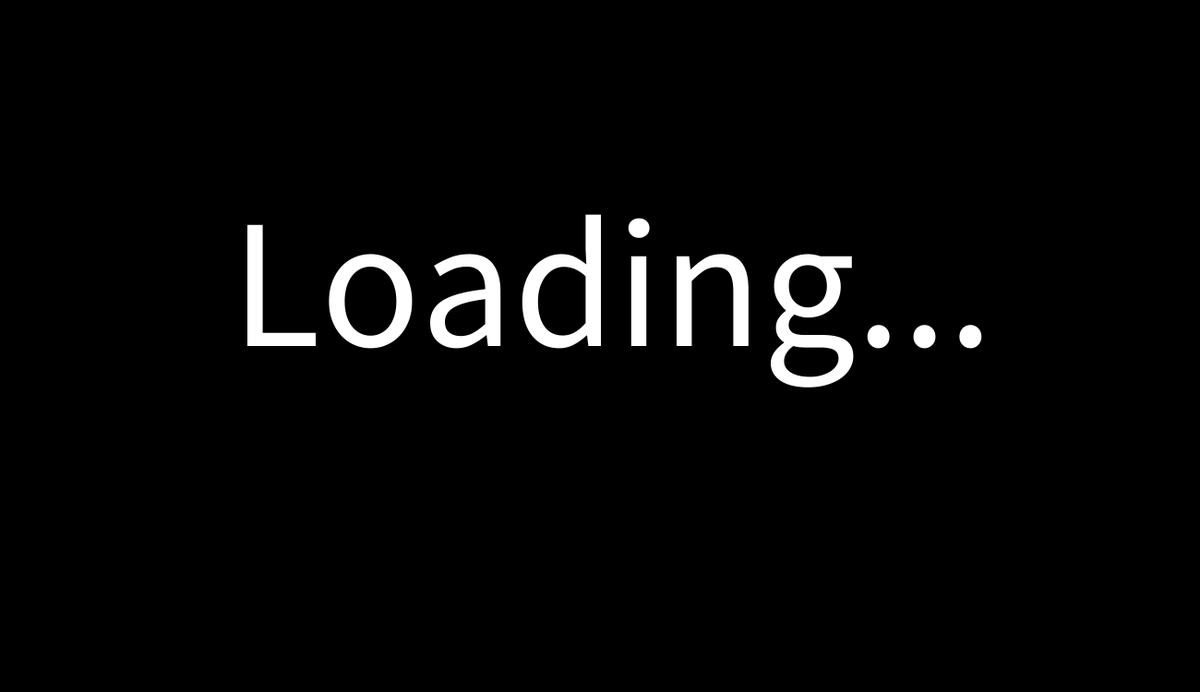
Frame 1 (no input)
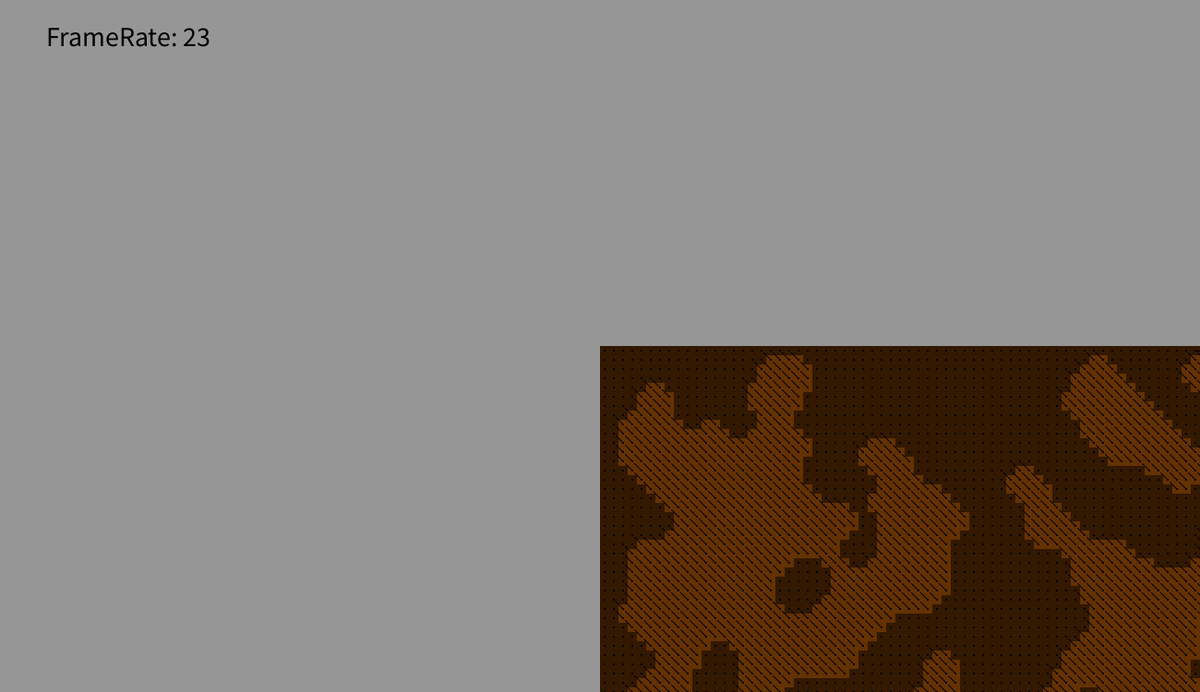
Frame 60 (the mouse pressed at the canvas centre just before this capture)
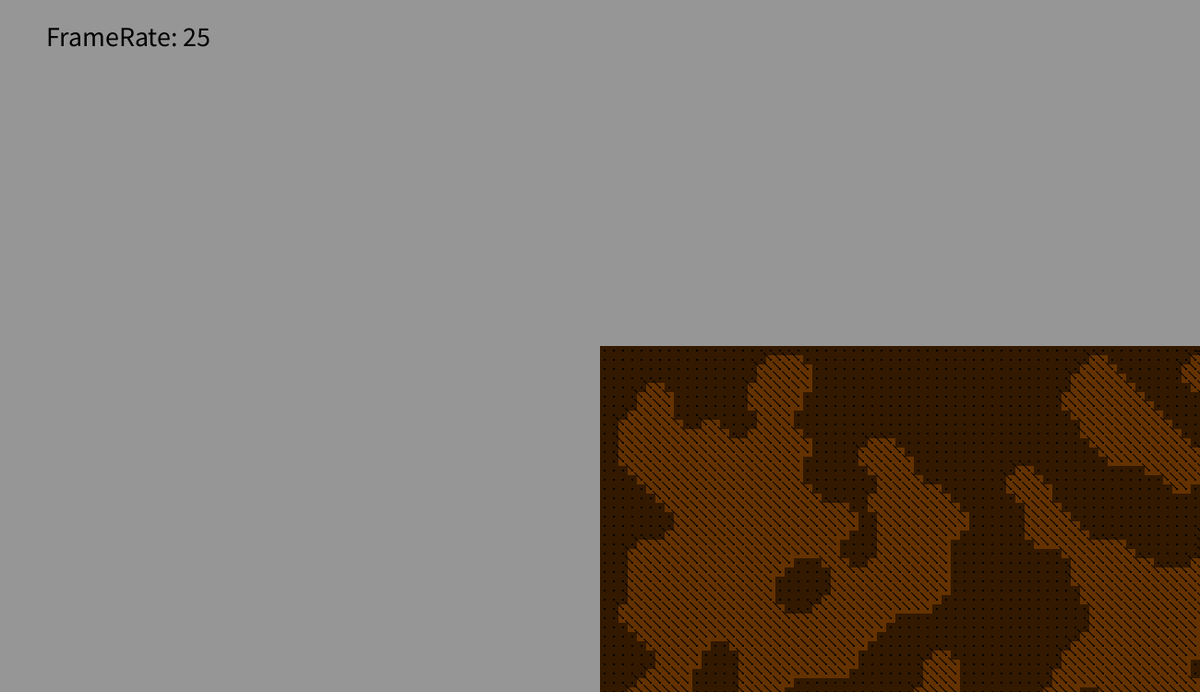
Frame 120 (the mouse held since frame 60 and released just before this capture)

The Processing sketch that drew these frames (run headless with seeded random() and noise(); from frame 60 on, the mouse is pressed at the canvas centre):

// Processing sketch: ConnectedFlowSim
// ── ConnectedFlowSim.pde
//Created by Boueny Folefack
//TODO: Arrival Function

float scale;
float xPan;
float yPan;
float truMouseX;
float truMouseY;
int gridScale, gridWidth, gridHeight;
Grid griddle;
boolean showRadii;
ArrayList<Agent> agents;
PVector[][] flowField;
void setup () {
  size(1300, 750);
  gridScale = 10;
  scale = 1;
  agents = new ArrayList<Agent>();
  background(0);
  textSize(200);
  text("Loading...", width/2 - 400, height/2);
  //noStroke();
}

void draw () {
  if(frameCount == 1){
    griddle = new Grid(0, 0, int(width/gridScale), int(height/gridScale));
    return;
  }
  truMouseX = (mouseX + xPan - width/2)/scale;
  truMouseY = (mouseY + yPan - height/2)/scale;
  
  pushMatrix();
  translate(-xPan, -yPan);
  translate(width/2, height/2);
  scale(scale);
  background(150);
  griddle.update();
  griddle.display();
  ArrayList<PVector> dodge = griddle.getDodgeVectors();
  ArrayList<PVector> allies = new ArrayList<PVector>();
  flowField = griddle.getField();
  
  for(Agent a : agents){
      allies.add(a.pos);
  }
  
  for(Agent a : agents){
      a.update(dodge, allies);
  }
  for(Agent a : agents){
      a.display();
  }
  
  if(keyPressed && key == 'q'){
    agents.add(new Agent(truMouseX, truMouseY, 15, .2));
  }
  popMatrix();
  textSize(30);
  text("FrameRate: " + int(frameRate), 50, 50);
}

void mouseDragged () {
  xPan += (pmouseX - mouseX);
  yPan += (pmouseY - mouseY);
}

void mouseWheel (MouseEvent event) {
  float scaleAmt = 1 + (.1 * event.getCount());

  scale *= scaleAmt;
  xPan *= scaleAmt;
  yPan *= scaleAmt;
}

void mousePressed () {
  if (mouseButton == 37) {
    griddle.newTarget();
  }
}
  
void keyPressed() {
  if(key == 'r'){
    showRadii = !showRadii;
  }
}

// ── Agent.pde
class Agent {
  PVector pos, vel, acc, steer;
  float maxSpeed, maxForce, r;
  boolean arrived, dead;
  int index, senseDist;

  Agent (float _px, float _py, float _ms, float _mf) {
    pos = new PVector(_px, _py);
    vel = new PVector(0, 0);
    acc = new PVector(0, 0);
    maxSpeed = _ms;
    maxForce = _mf;
    r = 6;
    arrived = false;
    index = int(random(100000));
    if(maxSpeed < 0){
       maxSpeed = 0; 
    }
  }

  void think(ArrayList<PVector> dodge, ArrayList<PVector> allies) {
    PVector dod = separate(dodge, gridScale);
    PVector sep = separate(allies, 40);
    PVector phys = separate(allies, 25);
    PVector grdSpace = getGridspace();
    PVector tile = flowField[int(grdSpace.x)][int(grdSpace.y)];
    PVector edge = dodgeEdges();
    PVector align = matchVel(agents, 250);
    PVector sum = new PVector(0, 0);
    println(tile);
    dod.normalize();
    sep.normalize();
    tile.normalize();
    phys.normalize();
    edge.normalize();
    tile.normalize();
    align.normalize();
    align.mult(tile.mag());
    dod.mult(25);
    sep.mult(12);
    tile.mult(6);
    phys.mult(50);
    edge.mult(100);
    align.mult(7);
    //sum.add(dod);
    //sum.add(sep);
    sum.add(tile);
    //sum.add(phys);
    //sum.add(edge);
    //sum.add(align);
    //sum.setMag(maxSpeed);
    addForce(sum);
  }

  void update(ArrayList<PVector> dodge, ArrayList<PVector> allies) {
    
    think(dodge, allies);
    
    vel.add(acc);
    vel.limit(maxSpeed);
    pos.add(vel);
    vel.mult(.9);
    acc.set(0, 0);
    
  }
  
  PVector getGridspace() {
    int x, y;
    x = int(pos.x/gridScale);
    y = int(pos.y/gridScale);
    if(x < 0){
     x = 0; 
    } else if (x > flowField.length - 1){
      x = flowField.length - 1;
    }
    if(y < 0){
     y = 0; 
    } else if (y > flowField[0].length - 1){
      y = flowField[0].length - 1;
    }
    return new PVector(x, y);
  }

  void display() {
    /*
    float theta = vel.heading() + PI/2;
     fill(127);
     stroke(0);
     strokeWeight(1);
     pushMatrix();
     translate(pos.x, pos.y);
     rotate(theta);
     beginShape();
     vertex(0, -r*2);
     vertex(-r, r*2);
     vertex(r, r*2);
     endShape(CLOSE);
     popMatrix();
     */
    ellipseMode(CENTER);

    fill(255, 0, 255);
    ellipse(pos.x, pos.y, 15, 15);
    fill(0);
    stroke(0);
    
  }

  PVector dodgeEdges() {
    PVector dodge = new PVector(0, 0);

    if (pos.x < 40) {
      dodge.add(new PVector(1, 0));
    } else if (pos.x > gridWidth * gridScale - 20) {
      dodge.add(new PVector(-1, 0));
    }

    if (pos.y < 40) {
      dodge.add(new PVector(0, 1));
    } else if (pos.y > gridHeight * gridScale - 20) {
      dodge.add(new PVector(0, -1));
    }

    return dodge;
  }
  
  PVector matchVel(ArrayList<Agent> agents, int senseDist){
    PVector totalVel = new PVector(0, 0);
    int count = 0;
    for(Agent a: agents){
      float d = PVector.dist(pos, a.pos);
      if(d > 0 && d < senseDist){
        totalVel.add(PVector.div(a.vel, d));
        count++;
      }
      if(count > 0){
        totalVel.div(count);
      }
      totalVel.normalize();
    }
    return totalVel;
  }
  
  /*
  PVector seekNearest(ArrayList<Leaf> leaves) {
    float dist = 9999;
    Leaf munched = new Leaf(-1, -1);
    PVector nearest = new PVector(-1, -1);
    for (Leaf l : leaves) {
      if (PVector.dist(pos, l.pos) < senseDist) {
        if (PVector.dist(pos, l.pos) < 20) {
          munched = l;
          energy += 500;
        } else if (PVector.dist(pos, l.pos) <= dist ) {
          dist = PVector.dist(pos, l.pos);
          nearest = l.pos;
        }
      }
    }
    if (munched.pos.x > -1) {
      leaves.remove(munched);
      leafPop--;
    }
    if (nearest.x == -1) {
      return new PVector(0, 0);
    }

    PVector desired = PVector.sub(nearest, pos);

    PVector steer = PVector.sub(desired, vel);
    steer.normalize();
    return steer;
  }
  */
  
  /*
  PVector seek(PVector t) {
    PVector desired = PVector.sub(t, pos);

    float d = desired.mag();


    if (d < 100) {
      float m =  map(d, 0, 100, 0, maxSpeed);
      desired.setMag(m);
    }

    PVector steer = PVector.sub(desired, vel);
    steer.normalize();
    return steer;
  }
  */

  /*
  PVector evade(PVector t) {

    PVector desired = PVector.sub(t, pos);
    desired.mult(-1);
    flee = desired;

    PVector steer = PVector.sub(desired, vel);
    steer.normalize();
    return steer;
  }
  */

  PVector separate (ArrayList<PVector> vectors, float minSep) {
    float desiredseparation = minSep;
    PVector sum = new PVector();
    int count = 0;

    for (PVector v : vectors) {
      float d = PVector.dist(pos, v);
      if ((d > 0) && (d < desiredseparation)) {
        PVector diff = PVector.sub(pos, v);
        diff.normalize();
        diff.div(d);
        sum.add(diff);
        count++;
      }
    }
    
    PVector steer = new PVector(0, 0);
    // Average -- divide by how many
    if (count > 0) {
      // Our desired vector is moving away maximum speed
      sum.setMag(maxSpeed);
      steer = PVector.sub(sum, vel);
      steer.limit(maxForce);
    }
    return steer;
  }
  
  /*
  PVector seek(float _t1, float _t2) {
    PVector target = new PVector(_t1, _t2);
    return seek(target);
  }

  PVector evade(float _t1, float _t2) {
    PVector target = new PVector(_t1, _t2);
    return evade(target);
  }
  */

  void addForce(PVector force) {
    // I could add mass here if I want A = F / M
    acc.add(force);
  }
}

// ── Cavern.pde
class Cavern {
  ArrayList<Cell> myCells = new ArrayList<Cell>();
  PVector fillColor;
  boolean cavernAvailible;
  LineObj nearestLine;
  Cavern(Cell[][] cells) {
    fillColor = new PVector(random(255), random(255), random(255));
    Cell c = getStarterCell(cells);
    nearestLine = new LineObj(-1, -1, -1,-1);
    nearestLine.lineColor = fillColor;
    if (c.gridPos.x >= 0) {
      cavernAvailible = true;
      c.state = "open";
      c.fillColor = fillColor;
      myCells.add(c);
      for (int i = 0; i < (cells.length + cells[0].length)/.5; i++) {
        ArrayList<Cell> fakeCells = (ArrayList<Cell>)myCells.clone();
        for (Cell cs : fakeCells) {
          cs.floodFill(cells, myCells);
        }
        //myCells = fakeCells;
        fakeCells.clear();
      }
      println(myCells.size());
    } else {
      cavernAvailible = false;
      println("wah");
    }
  }

  Cell getStarterCell(Cell[][] cells) {
    for (int i = 0; i < cells.length; i++) {
      for (int j = 0; j < cells[0].length; j++) {   
        if (cells[i][j].state == "none" && !cells[i][j].filled) {
          return cells[i][j];
        }
      }
    }
    return new Cell(-1, -1);
  }

  void fillIn() {
    for (Cell cs : myCells) {
      cs.fillUp();
      cs.state = "none";
      cs.fillColor = new PVector();
    }
  }

  void getNearestLine(Cell[][] cells) {
    println("getting lines...");
    float smallestDist = int(pow(2, 32) - 1);
    Cell ourCell = new Cell(-1, -1);
    Cell theirCell = new Cell(-1, -1);
    for (Cell c : myCells) {
      for (int i = 0; i < cells.length; i++) {
        for (int j = 0; j < cells[0].length; j++) {
          if(!cells[i][j].filled && !cells[i][j].fillColor.equals(c.fillColor)){
            PVector theirPos = new PVector(cells[i][j].gridPos.x * gridScale + gridScale/2, cells[i][j].gridPos.y * gridScale + gridScale/2);
            PVector ourPos = new PVector(c.gridPos.x * gridScale + gridScale/2, c.gridPos.y * gridScale + gridScale/2);
            if(PVector.dist(ourPos, theirPos) < smallestDist){
              ourCell = c;
              theirCell = cells[i][j];
              nearestLine.update(ourCell.gridPos, theirCell.gridPos);
              smallestDist = PVector.dist(ourPos, theirPos);
            }
          }
        }
      }
    }
  }
  
  ArrayList<Cell> getErosionCells(Cell[][] cells){
    ArrayList<Cell> erodingCells = new ArrayList<Cell>();
    for (int i = 0; i < cells.length; i++) {
      for (int j = 0; j < cells[0].length; j++) {   
        if (nearestLine.intersect(cells[i][j])){
          erodingCells.add(cells[i][j]);
        }
      }
    }
    return erodingCells;
  }
  
  void display(){
    nearestLine.display();
  }
}

// ── Cell.pde
class Cell {
  boolean filled;
  String state = "none";
  String erosionState = "none";
  PVector gridPos, fillColor, vector;
  int borders, cost;
  boolean erode;
  String type;
  boolean target;
  int leastIndex;
  Cell[][] cells;

  Cell(int x_, int y_, boolean f_) {
    gridPos = new PVector(x_, y_);
    filled = f_;
    target = false;
    vector = new PVector(0, 0);
  }

  Cell(int x_, int y_) {
    gridPos = new PVector(x_, y_);
    if (random(0, 1) < .4) {
      filled = true;
    } else {
      filled = false;
    }
    target = false;
    vector = new PVector(0, 0);
  }

  Cell() {
    gridPos = new PVector(-1, -1);
    cost = 65535;
    filled = true;
    target = false;
    //vector = new PVector(0, 0);
  }

  void display() {
    noStroke();
    //noStroke();
    //if (filled) {
    //} else if (state == "open") {
    //  fill(0, 255, 0);
    //  rect(gridPos.x * gridScale, gridPos.y * gridScale, gridScale, gridScale);
    //} else if (state == "closed") {
    //  fill(fillColor.x, fillColor.y, fillColor.z);
    //  rect(gridPos.x * gridScale, gridPos.y * gridScale, gridScale, gridScale);
    //}
    //switch(state) {
    //case "open":
    //  fill(0, 255, 0);
    //  rect(gridPos.x * gridScale, gridPos.y * gridScale, gridScale, gridScale);
    //  break;
    //case "closed":
    //  fill(fillColor.x, fillColor.y, fillColor.z);
    //  rect(gridPos.x * gridScale, gridPos.y * gridScale, gridScale, gridScale);
    //  break;
    //default:
    //  if (filled) {
    //    fill(0);
    //    rect(gridPos.x * gridScale, gridPos.y * gridScale, gridScale, gridScale);
    //    break;
    //  }
    //}
    //fill(0, 255, 0);
    //textSize(10);
    //text(borders, gridPos.x * gridScale + gridScale/2, gridPos.y * gridScale + gridScale/2);
    PVector maus = getMouseGridspace();
    //println(gridPos); 
    //if (mouseInside()) {
    //  println(vector);
    //}

    if (filled /* || cost > 65534*/) {
      fill(50, 25, 0);
    } else if (target) {
      fill(200, 0, 255);
    } else if (type == "open") {
      fill(0, 255, 0);
    } else if (type == "closed") {
      fill(150, 75, 0);
    } else {
      fill(100, 50, 0);
    }
    rect(gridPos.x * gridScale, gridPos.y * gridScale, gridScale, gridScale);
    fill(255);
    textSize(gridScale/5);
    
    fill(0);
    rect(gridPos.x * gridScale + gridScale/2 - 1, gridPos.y * gridScale + gridScale/2 - 1, 2, 2);
    if (cost < 65535) {
      text(cost, gridPos.x * gridScale + 10, gridPos.y * gridScale + 10);
    } else {
      text("MAX", gridPos.x * gridScale + gridScale/5, gridPos.y * gridScale + gridScale/5);
    }
    stroke(0);
    line(gridPos.x * gridScale + gridScale/2, gridPos.y * gridScale + gridScale/2, gridPos.x * gridScale + gridScale/2 + vector.x * gridScale, gridPos.y * gridScale + gridScale/2 + vector.y * gridScale);
  }

  void setArray(Cell[][] c_) {
    cells = c_;
  }

  void updateNeighbors(Cell[][] cells) {


    for (int i = -1; i < 2; i++) {
      for (int j = -1; j < 2; j++) {
        if ((abs(i) + abs(j) < 2) && !( i ==0 && j == 0)) {

          if (exists(i, j, cells)) {
            if (!cells[int(gridPos.y) + j][int(gridPos.x) + i].filled && (cost + 1) < cells[int(gridPos.y) + j][int(gridPos.x) + i].cost) {
              cells[int(gridPos.y) + j][int(gridPos.x) + i].cost = cost + 1;
              cells[int(gridPos.y) + j][int(gridPos.x) + i].type = "open";
            }
          }
        }
      }
    }

    type = "closed";
  }

  void getVector() {
    ArrayList<Cell> ops = new ArrayList<Cell>();
    PVector leastVector = new PVector(0, 0);
    int leastCost = 65535;
    for (int i = -1; i < 2; i++) {
      for (int j = -1; j < 2; j++) {
        if (exists(i, j, cells)) {
          if (cells[int(gridPos.y) + j][int(gridPos.x) + i].cost < leastCost) {
            leastCost = cells[int(gridPos.y) + j][int(gridPos.x) + i].cost;
            leastVector = new PVector(i, j);
          }
        }
      }
    }

    vector = leastVector;
    if (target) {
      vector = new PVector(0, 0);
    }

    //vector = PVector.sub(least.gridPos, gridPos);
    vector.normalize();
  }

  void clearTarget() {
    target = false;
    type = "";
    cost = 65535;
  }

  void showRadius() {

    if (showRadii && filled) {
      fill(255, 0, 0, 50);
      ellipse(gridPos.x * gridScale + gridScale/2, gridPos.y * gridScale + gridScale/2, gridScale * sqrt(2) + 5, gridScale * sqrt(2) + 5);
    }
  }

  //*************************************************************************************************************************************************************************8

  PVector getMouseGridspace() {
    int x, y;
    x = int(truMouseX/gridScale);
    y = int(truMouseY/gridScale);
    return new PVector(x, y);
  }

  void fillUp() {
    filled = true;
  }

  boolean exists(int x, int y, Cell[][] cells) {
    boolean ifx = true, ify = true;
    if (gridPos.x + x < 0 || gridPos.x + x > cells[0].length - 1) {
      ifx = false;
    }
    if (gridPos.y + y < 0 || gridPos.y + y > cells.length - 1) {
      ify = false;
    }
    return ifx && ify;
  }

  boolean exists2(int y, int x, Cell[][] cells) {
    boolean ifx, ify;
    ifx = true;
    ify = true;


    if (x + gridPos.x < 0) {
      ifx = false;
    }


    if (x + gridPos.x > cells[0].length - 1) {
      ifx = false;
    }



    if (y + gridPos.y < 0) {
      ify = false;
    }



    if (y + gridPos.y > cells.length - 1) {
      ify = false;
    }


    return ifx && ify;
  }

  void update(Cell[][] cells) {
    PVector maus = getMouseGridspace();
    if (int(maus.x) == gridPos.x && int(maus.y) == gridPos.y && mousePressed && !filled) {
      if (state == "none") {
        //state = "open";
      }
    }
  }

  void smoothCavern(Cell[][] cells) {
    borders = 0;
    for (int i = -1; i < 2; i++) {
      for (int j = -1; j < 2; j++) {
        if (!( i ==0 && j == 0)) {

          if (exists(i, j, cells)) {
            if (cells[int(gridPos.y + j)][int(gridPos.x + i)].filled) {
              borders++;
            }
          } else {
            borders++;
          }
        }
      }
    }
    if (borders < 3) {
      filled = false;
    } else if (borders > 4) {
      filled = true;
    }
  }

  void nipBuds(Cell[][] cells) {
    borders = 0;
    for (int i = -1; i < 2; i++) {
      for (int j = -1; j < 2; j++) {
        if (!( i ==0 && j == 0)) {

          if (exists(i, j, cells)) {
            if (cells[int(gridPos.y + j)][int(gridPos.x + i)].filled) {
              borders++;
            }
          } else {
            borders++;
          }
        }
      }
    }

    if ( borders < 4) {
      filled = false;
    }
  }

  void floodFill(Cell[][] cells, ArrayList<Cell> cellss) {
    if (state == "open") {
      for (int i = -1; i < 2; i++) {
        for (int j = -1; j < 2; j++) {
          if ((abs(i) + abs(j) < 2) && !( i ==0 && j == 0)) {

            if (exists(i, j, cells)) {
              if (!cells[int(gridPos.y + j)][int(gridPos.x + i)].filled && cells[int(gridPos.y + j)][int(gridPos.x + i)].state == "none") {
                cells[int(gridPos.y + j)][int(gridPos.x + i)].state = "open";
                cells[int(gridPos.y + j)][int(gridPos.x + i)].fillColor = fillColor;
                cellss.add(cells[int(gridPos.y + j)][int(gridPos.x + i)]);
              }
            }
          }
        }
      }
      state = "closed";
    }
  }

  void erode(float erosionFactor, Cell[][] cells, ArrayList<Cell> cells2) {
    if (erosionFactor > 1) {
      filled = false;
    } else if (random(0, 1) <= erosionFactor) {
      filled = false;
    } else {
      filled = true;
    }

    for (int i = -1; i < 2; i++) {
      for (int j = -1; j < 2; j++) {
        if ((abs(i) + abs(j) < 2) && !( i ==0 && j == 0)) {

          if (exists(i, j, cells)) {
            if (cells[int(gridPos.y + j)][int(gridPos.x + i)].erosionState == "none" && cells[int(gridPos.y + j)][int(gridPos.x + i)].filled) {
              cells2.add(cells[int(gridPos.y + j)][int(gridPos.x + i)]);
            }
          }
        }
      }
    }
    erosionState = "done";
  }
}

// ── Grid.pde
class Grid {
  Cell[][] Cells;
  int gridWidth, gridHeight;
  float xPos, yPos;
  ArrayList<Cavern> caverns = new ArrayList<Cavern>();

  Grid(float x_, float y_, int gw_, int gh_) {
    Cells = new Cell[gh_][gw_];
    gridWidth = gw_;
    gridHeight = gh_;
    xPos = x_;
    yPos = y_;

    for (int i = 0; i < gridHeight; i++) {
      Cell[] tempCells = new Cell[gridWidth];
      for (int j = 0; j < gridWidth; j++) {
        tempCells[j] = new Cell(j, i);
      }
      Cells[i] = tempCells;
    }

    smoothCavern();


    while (true) {
      caverns();
      if (caverns.size() <= 1) {
        break;
      }
      resetGrid();
    }
    
    for (int i = 0; i < gridHeight; i++) {
      for (int j = 0; j < gridWidth; j++) {   
        Cells[i][j].setArray(Cells);
      }
    }
  }

  void display() {
    for (int i = 0; i < gridWidth; i++) {
      line(xPos + gridScale * i, yPos, xPos + gridScale * i, yPos + gridHeight * gridScale);
    }

    for (int i = 0; i < gridHeight; i++) {
      line(xPos, yPos + gridScale * i, xPos + gridWidth * gridScale, yPos + gridScale * i);
    }

    for (int i = 0; i < gridHeight; i++) {
      for (int j = 0; j < gridWidth; j++) {   
        Cells[i][j].display();
      }
    }

    for (int i = 0; i < gridHeight; i++) {
      for (int j = 0; j < gridWidth; j++) {   
        Cells[i][j].showRadius();
      }
    }
    //for(Cavern c: caverns){
    //  c.display();
    //}
  }

  PVector getMouseGridspace() {
    int x, y;
    x = int(truMouseX/gridScale);
    y = int(truMouseY/gridScale);
    return new PVector(x, y);
  }

  void newTarget() {
    PVector maus = getMouseGridspace();
    if (maus.x < 0) {
      maus.x = 0;
    } else if (maus.x > gridWidth - 1) {
      maus.x = gridWidth - 1;
    }
    if (maus.y < 0) {
      maus.y = 0;
    } else if (maus.y > gridWidth - 1) {
      maus.y = gridWidth - 1;
    }
    if (!Cells[int(maus.y)][int(maus.x)].filled) {

      for (int i = 0; i < gridHeight; i++) {
        for (int j = 0; j < gridWidth; j++) {   
          Cells[i][j].clearTarget();
        }
      }

      Cells[int(maus.y)][int(maus.x)].target = true;
      Cells[int(maus.y)][int(maus.x)].type = "open";
      Cells[int(maus.y)][int(maus.x)].cost = 0;
      Cells[int(maus.y)][int(maus.x)].updateNeighbors(Cells);

      for (int i = 0; i < ((gridWidth + gridHeight)/2) * 2; i++) {
        update();
      }
    }
  }

  void update() {

    for (int i = 0; i < gridHeight; i++) {
      for (int j = 0; j < gridWidth; j++) {   
        if (Cells[i][j].type == "open") {
          Cells[i][j].updateNeighbors(Cells);
        }
      }
    }

    for (int i = 0; i < gridHeight; i++) {
      for (int j = 0; j < gridWidth; j++) {   
        if (!Cells[i][j].filled) {
          Cells[i][j].getVector();
        }
      }
    }
  }

  ArrayList<PVector> getDodgeVectors() {
    ArrayList<PVector> e = new ArrayList<PVector>();
    for (int i = 0; i < gridHeight; i++) {
      for (int j = 0; j < gridWidth; j++) {   
        if (Cells[i][j].filled) {
          e.add(new PVector(Cells[i][j].gridPos.x * gridScale + gridScale/2, Cells[i][j].gridPos.y * gridScale + gridScale/2));
        }
      }
    }
  
    return e;
  }
  
  PVector[][] getField() {
      PVector[][] field = new PVector[gridHeight][gridWidth];
      for (int i = 0; i < gridHeight; i++) {
        for (int j = 0; j < gridWidth; j++) {   
          field[i][j] = Cells[i][j].vector;
        }
      }
      return field;
    }
  




  //******************************************************************************************************

  void smoothCavern() {
    for (int k = 0; k < 40; k++) {
      for (int i = 0; i < gridHeight; i++) {
        for (int j = 0; j < gridWidth; j++) {   
          Cells[i][j].smoothCavern(Cells);
        }
      }
    }

    for (int k = 0; k < 25; k++) {
      for (int i = 0; i < gridHeight; i++) {
        for (int j = 0; j < gridWidth; j++) {   
          Cells[i][j].nipBuds(Cells);
        }
      }
    }
  }

  boolean createCaverns() {
    Cavern c = new Cavern(Cells);
    if (c.cavernAvailible) {
      caverns.add(c);
    }
    return c.cavernAvailible;
  }

  void caverns() {

    while (true) {
      if (!createCaverns()) {
        break;
      }
    }

    if (caverns.size() <= 1) {
      return;
    }

    ArrayList<Cavern> cavernsToBeRemoved = new ArrayList<Cavern>();

    for (Cavern c : caverns) {
      if (c.myCells.size() < 30) {
        c.fillIn();
        cavernsToBeRemoved.add(c);
      }
    }

    for (Cavern c : cavernsToBeRemoved) {
      caverns.remove(c);
    }
    cavernsToBeRemoved.clear();

    for (Cavern c : caverns) {
      c.getNearestLine(Cells);
    } 
    ArrayList<Cell> erodingCells = new ArrayList<Cell>();
    for (Cavern c : caverns) {
      ArrayList<Cell> tempCells = c.getErosionCells(Cells);
      for (Cell cl : tempCells) {
        erodingCells.add(cl);
      }
    }
    float erosionFactor = 1;
    for (int i = 0; i < 15; i++) {

      ArrayList<Cell> tempCells = new ArrayList<Cell>();
      for (Cell c : erodingCells) {
        c.erode(erosionFactor, Cells, tempCells);
      }
      erodingCells.clear();
      for (Cell c : tempCells) {
        erodingCells.add(c);
      }
      if (i < 1) {
        erosionFactor = 1;
      } else {
        erosionFactor *= .75;
      }
    }

    smoothCavern();
  }

  void resetGrid() {
    for (int i = 0; i < gridHeight; i++) {
      for (int j = 0; j < gridWidth; j++) {   
        Cells[i][j] = new Cell(int(Cells[i][j].gridPos.x), int(Cells[i][j].gridPos.y), Cells[i][j].filled);
      }
    }
    caverns = new ArrayList<Cavern>();
  }
}

// ── LineObj.pde
class LineObj {
  float x1, y1, x2, y2;
  PVector lineColor;
  LineObj(float x1_,float y1_,float x2_,float y2_){
      x1 = x1_;
      y1 = y1_;
      x2 = x2_;
      y2 = y2_;
      lineColor = new PVector(0, 0, 0);
  }
  
  boolean intersect(float x3, float x4, float y3, float y4){
    float uA = ((x4-x3)*(y1-y3) - (y4-y3)*(x1-x3)) / ((y4-y3)*(x2-x1) - (x4-x3)*(y2-y1));
    float uB = ((x2-x1)*(y1-y3) - (y2-y1)*(x1-x3)) / ((y4-y3)*(x2-x1) - (x4-x3)*(y2-y1));
      if (uA >= 0 && uA <= 1 && uB >= 0 && uB <= 1) {
        return true;
      }
    return false;
  }
  
  boolean intersect(LineObj line){
    return intersect(line.x1, line.x2, line.y1, line.y2);
  }
  
  boolean intersect(PVector p1, PVector p2){
    return intersect(p1.x, p2.x, p1.y, p2.y);
  }
  
  boolean intersect(Cell cell){
    float x = cell.gridPos.x * gridScale;
    float y = cell.gridPos.y * gridScale;
    PVector tl, tr, bl, br;
    tl = new PVector(x, y);
    tr = new PVector(x + gridScale, y);
    bl = new PVector(x, y + gridScale);
    br = new PVector(x + gridScale, y + gridScale);
    
    boolean b1 = intersect(tl, br);
    boolean b2 = intersect(bl, tr);
    
    return b1 || b2;
  }
  
  void display(){
    stroke(lineColor.x, lineColor.y, lineColor.z);
    line(x1, y1, x2, y2);
  }
  
  void update(PVector n1, PVector n2){
      x1 = n1.x * gridScale + gridScale/2;
      y1 = n1.y * gridScale + gridScale/2;
      x2 = n2.x * gridScale + gridScale/2;
      y2 = n2.y * gridScale + gridScale/2;
  }
}
